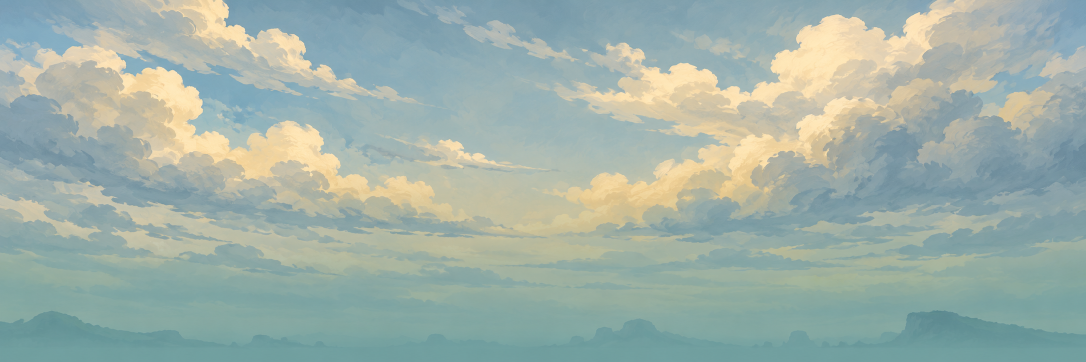
#> input picture art/EVO_water_edges_v1/source/sky.png, 2172 x 724 px (shown at 1/2 size)
$ python prepare_water_edges.py
#> lines starting #> are read from the running program, lines starting #| are printed output that depends on the picture
"""Crop/resize generated source paintings; no runtime drawing or image generation."""
from pathlib import Path
from PIL import Image
root=Path(__file__).resolve().parents[1]
source=root/'art/EVO_water_edges_v1/source'
out=root/'src/assets/water'
out.mkdir(parents=True,exist_ok=True)
sky=Image.open(source/'sky.png').convert('RGB')
#> sky is the input picture: PIL image 2172x724 RGB; mean R, G, B 159, 176.4, 168.1
sky.resize((2048,683),Image.Resampling.LANCZOS).save(out/'sky.webp',quality=84)
wave=Image.open(source/'waterline.png').convert('RGBA')
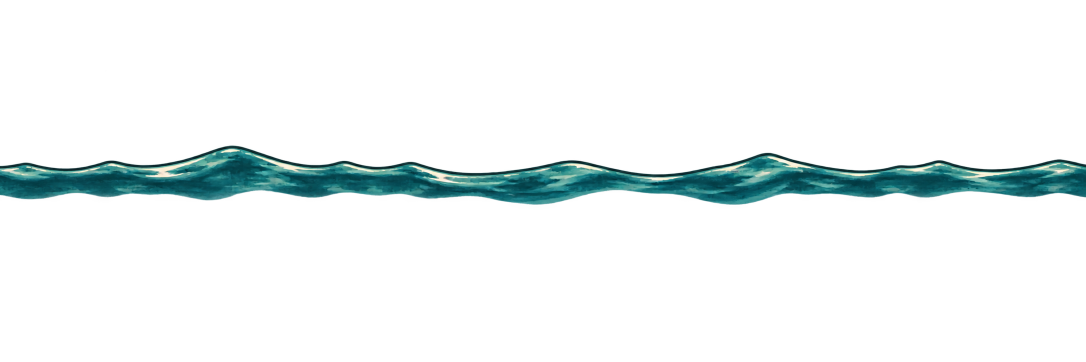
#> input picture art/EVO_water_edges_v1/source/waterline.png, 2172 x 724 px (shown at 1/2 size)
#> wave is the input picture: PIL image 2172x724 RGBA; mean R, G, B, A 3.6, 10.5, 10.7, 21.8
b=wave.getchannel('A').point(lambda v: 255 if v > 180 else 0).getbbox()
#> b = (0, 292, 2172, 409)
print('wave alpha bounds',b)
#| wave alpha bounds (0, 292, 2172, 409)
wave.crop((0,b[1]-6,wave.width,b[3]+6)).resize((2048,132),Image.Resampling.LANCZOS).save(out/'waterline.webp',quality=88)
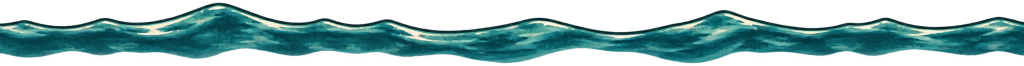
#> saved as waterline.webp: PIL image 2048x132 RGBA (shown at 1/2 size); mean R, G, B, A 20.3, 58.7, 59.9, 122.3; transparent parts drawn white
